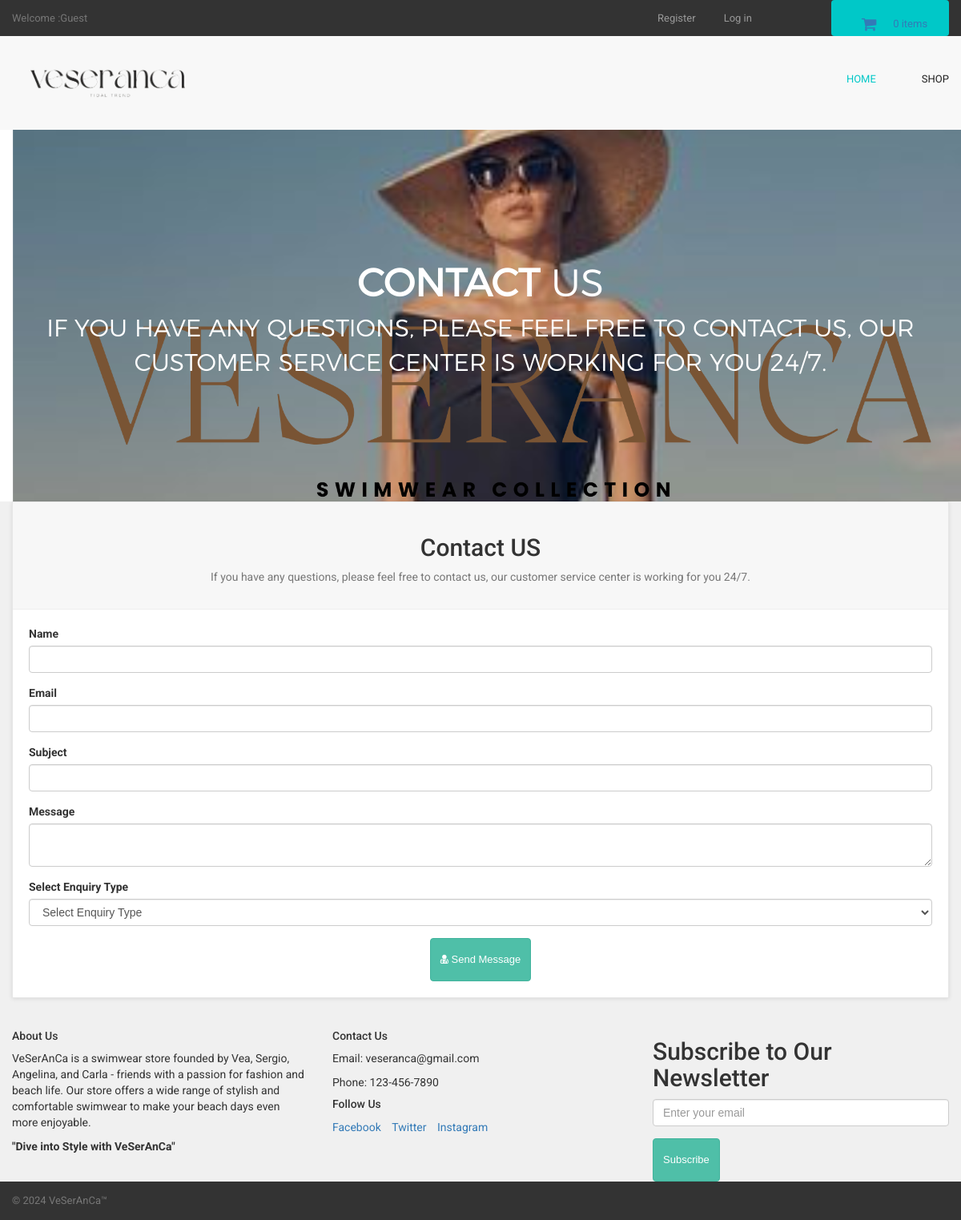
The page /contact.php on the database its author committed.
### tables this page shows
CREATE TABLE `contact_us` (
  `contact_id` int(10) NOT NULL,
  `contact_email` text NOT NULL,
  `contact_heading` text NOT NULL,
  `contact_desc` text NOT NULL
);

### contact.php (the view, shortened to what this page needs)
<?php
include("includes/db.php");
include("includes/header.php");
include("includes/main.php");
?>
  <main>
    <div class="nero">
      <div class="nero__heading">
        <span class="nero__bold">Contact</span> Us
      </div>
      <p class="nero__text">
      If you have any questions, please feel free to contact us, our customer service center is working for you 24/7.
      </p>
    </div>
  </main>
<div class="col-md-12" >
<div class="box" >
<div class="box-header" >
<center>
<?php
$get_contact_us = "select * from contact_us";
$run_conatct_us = mysqli_query($con,$get_contact_us);
$row_conatct_us = mysqli_fetch_array($run_conatct_us);
$contact_heading = $row_conatct_us['contact_heading'];
$contact_desc = $row_conatct_us['contact_desc'];
?>
<h2> <?php echo $contact_heading; ?> </h2>
<p class="text-muted" >
<?php echo $contact_desc; ?>
</p>
</center>
</div>
<form action="contact.php" method="post" >
<div class="form-group" >
<label>Name</label>
<input type="text" class="form-control" name="name" required>
</div>
<div class="form-group">
<label>Email</label>
<input type="text" class="form-control" name="email" required>
</div>
<div class="form-group">
<label> Subject </label>
<input type="text" class="form-control" name="subject" required>
</div>
<div class="form-group">
<label> Message </label>
<textarea class="form-control" name="message"> </textarea>
</div>
<div class="form-group">
<label> Select Enquiry Type </label>
<select name="enquiry_type" class="form-control">
<option> Select Enquiry Type </option>
</select>
</div>
<div class="text-center">
<button type="submit" name="submit" class="btn btn-primary">
<i class="fa fa-user-md"></i> Send Message
</button>
</div>
</form>
</div>
</div>
<?php
include("includes/footer.php");
?>
</body>
</html>

### styles/backend.css (style rules this page uses)
html { font-family: "Roboto", Helvetica, Arial, sans-serif; line-height: 1.15; -ms-text-size-adjust: 100%; -webkit-text-size-adjust: 100% }
body { margin: 0 }
figcaption, figure, main { display: block }
button, input, optgroup, select, textarea { font-family: sans-serif; font-size: 100%; line-height: 1.15; margin: 0 }
button, input { overflow: visible }
button, select { text-transform: none }
[type=reset], [type=submit], button, html [type=button] { -webkit-appearance: button }
textarea { overflow: auto }
html { box-sizing: border-box }
body { min-width: 1190px; font-family: Montserrat, sans-serif; font-weight: 400; background-color: white; }
.btn { display: inline-block; vertical-align: top; font-size: 13px; line-height: 40px; text-decoration: none; -webkit-transition: .3s; transition: .3s }
.nero { padding-top: 160px; padding-bottom: 140px; font-family: 'montserratlight', sans-serif; text-align: center; text-transform: uppercase; color: #FFF; background: #666 url("../images/vE1.png") no-repeat; background-size: cover; background-position: center; }
.nero__heading { font-size: 48px; }
.nero__bold { font-weight: 700; }
.nero__text { font-size: 30px; }

### styles/style.css (style rules this page uses)
body { font-family: "Roboto", Helvetica, Arial, sans-serif; font-size: 14px; line-height: 1.42857143; color: #333333; background-color: #f0f0f0; overflow-x: hidden; }
.btn-primary { color:rgb(255, 255, 255); background-color:rgb(79, 191, 168); border-color:rgb(65, 179, 156); }
.box { background: #fff; margin: 0 0 30px; border: solid 1px #e6e6e6; box-sizing: border-box; padding:20px; box-shadow: 0 1px 5px rgba(0, 0, 0, 0.1); }
.box .box-header { background:#f7f7f7; margin:-20px -20px 20px; padding:20px; border-bottom: solid 1px #eeeeee; }

### rows shown on the page
contact_us: contact_heading "Contact US", contact_desc "If you have any questions, please feel free to contact us, our customer service center is working for you 24/7."

### other values the page prints
$count_items "0"
